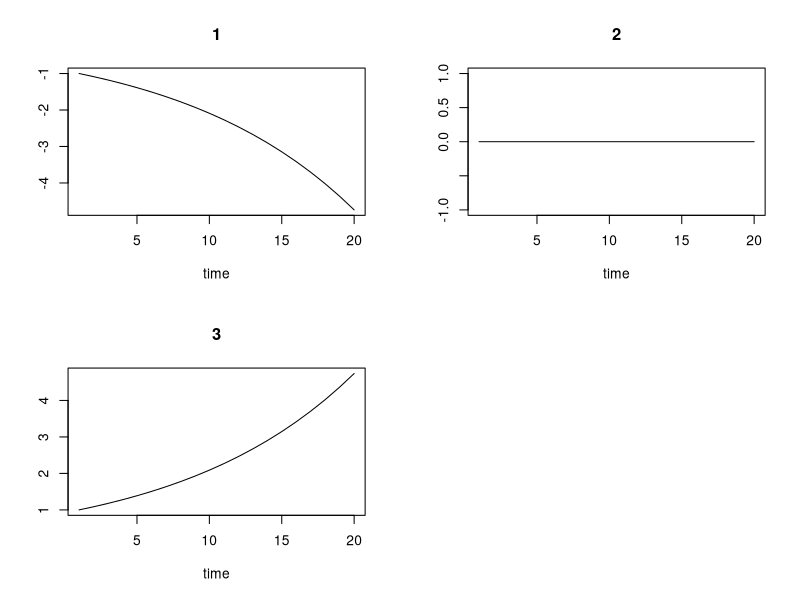

Reproduce this figure in R. (Note: this script raises an error after producing the figure.)
require(deSolve)
set.seed(123)

func1 <- function(t,y,p) {
  cat("----------------\n")
  cat(t, "outer: ", timestep(TRUE), timestep(FALSE),"\n")
  ff <- function(t,y,p) {
    cat(t, "inner ", timestep(TRUE), timestep(FALSE), "\n")
    list(-0.1 * y)
   }
   oo <- ode(y = y,times=1:3, p=NULL, func=ff, method="vode")
   oo <- as.data.frame(oo)
   y2 <- unlist(oo[3, 2:4])
   list(0.1 * y2)
}
out <- rk(y=c(-1,0,1), times=1:20, p=NULL,func=func1, method="rk4")
plot(out)


out <- ode(y=c(-1,0,1), times=1:20, p=NULL,func=func1, hmax=1, method="daspk")
plot(out)
